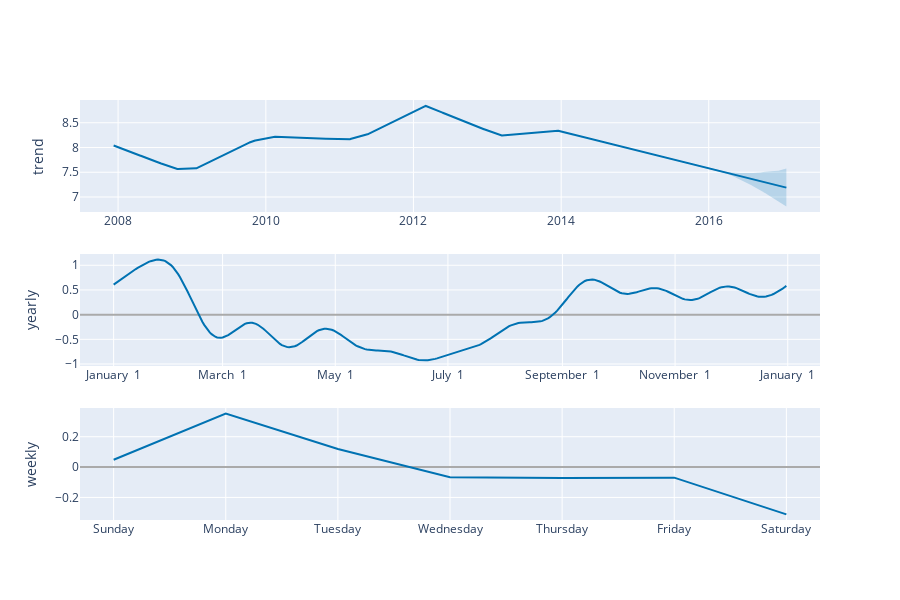

The notebook cell saved with this chart:
### Code cell
plot_components_plotly(m, forecast)

### Figure 1 — Plotly figure (JSON) as saved in the notebook; plotly's stock layout.template omitted (floating-point values rounded to 4 significant figures; data arrays with more than 128 entries replaced by an {"elided": "..."} marker saying what was removed)
{"data": [{"line": {"color": "#0072B2", "width": 2}, "mode": "lines", "name": "trend", "type": "scatter", "x": {"elided": "3270 str values"}, "xaxis": "x", "y": {"elided": "3270 float values"}, "yaxis": "y"}, {"line": {"color": "rgba(0, 114, 178, 0.2)", "width": 0}, "mode": "lines", "name": "trend_upper", "type": "scatter", "x": {"elided": "3270 str values"}, "xaxis": "x", "y": {"elided": "3270 float values"}, "yaxis": "y"}, {"fill": "tonexty", "fillcolor": "rgba(0, 114, 178, 0.2)", "line": {"color": "rgba(0, 114, 178, 0.2)", "width": 0}, "mode": "lines", "name": "trend_lower", "type": "scatter", "x": {"elided": "3270 str values"}, "xaxis": "x", "y": {"elided": "3270 float values"}, "yaxis": "y"}, {"line": {"color": "#0072B2", "width": 2}, "mode": "lines", "name": "yearly", "type": "scatter", "x": {"elided": "365 str values"}, "xaxis": "x2", "y": {"elided": "365 float values"}, "yaxis": "y2"}, {"line": {"color": "#0072B2", "width": 2}, "mode": "lines", "name": "weekly", "type": "scatter", "x": ["2017-01-01T00:00:00", "2017-01-02T00:00:00", "2017-01-03T00:00:00", "2017-01-04T00:00:00", "2017-01-05T00:00:00", "2017-01-06T00:00:00", "2017-01-07T00:00:00"], "xaxis": "x3", "y": [0.04828, 0.3523, 0.1196, -0.06667, -0.07226, -0.06957, -0.3117], "yaxis": "y3"}], "layout": {"height": 600, "showlegend": false, "width": 900, "xaxis": {"anchor": "y", "domain": [0, 1], "range": ["2007-06-26T14:24:00", "2017-07-04T09:36:00"], "type": "date"}, "xaxis2": {"anchor": "y2", "domain": [0, 1], "range": ["2016-12-13T18:54:02.958904115", "2018-01-18T11:04:57.863013581"], "tickformat": "%B %e", "type": "date"}, "xaxis3": {"anchor": "y3", "domain": [0, 1], "range": ["2016-12-31T16:48:00", "2017-01-07T07:12:00"], "tickformat": "%A", "type": "date"}, "yaxis": {"anchor": "x", "domain": [0.7333, 1], "rangemode": "normal", "title": {"text": "trend"}, "zerolinecolor": "#AAA"}, "yaxis2": {"anchor": "x2", "domain": [0.3667, 0.6333], "title": {"text": "yearly"}, "zerolinecolor": "#AAA"}, "yaxis3": {"anchor": "x3", "domain": [0, 0.2667], "title": {"text": "weekly"}, "zerolinecolor": "#AAA"}}}
